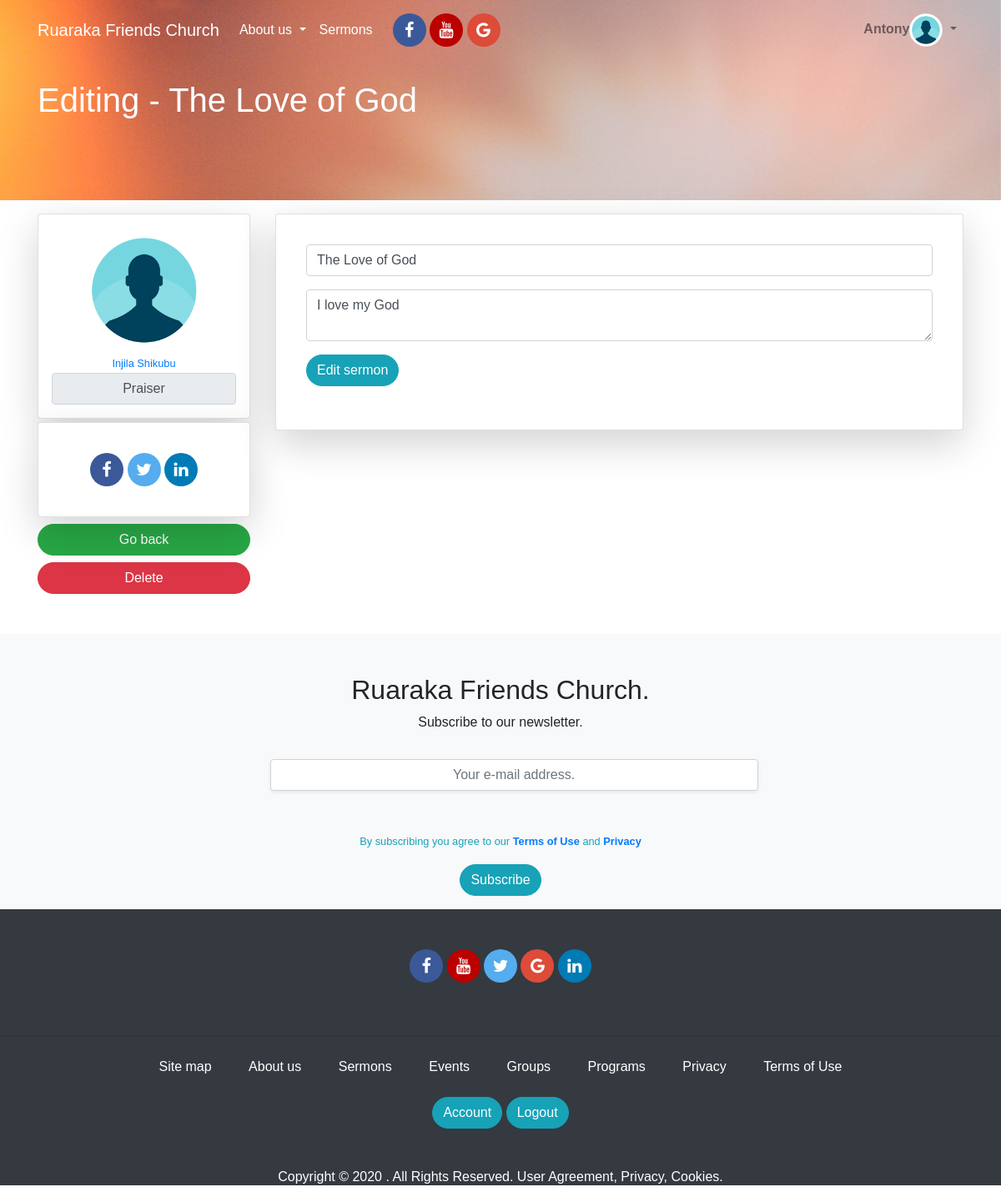
Before: /post/edit/1 (signed in) with the older database file.
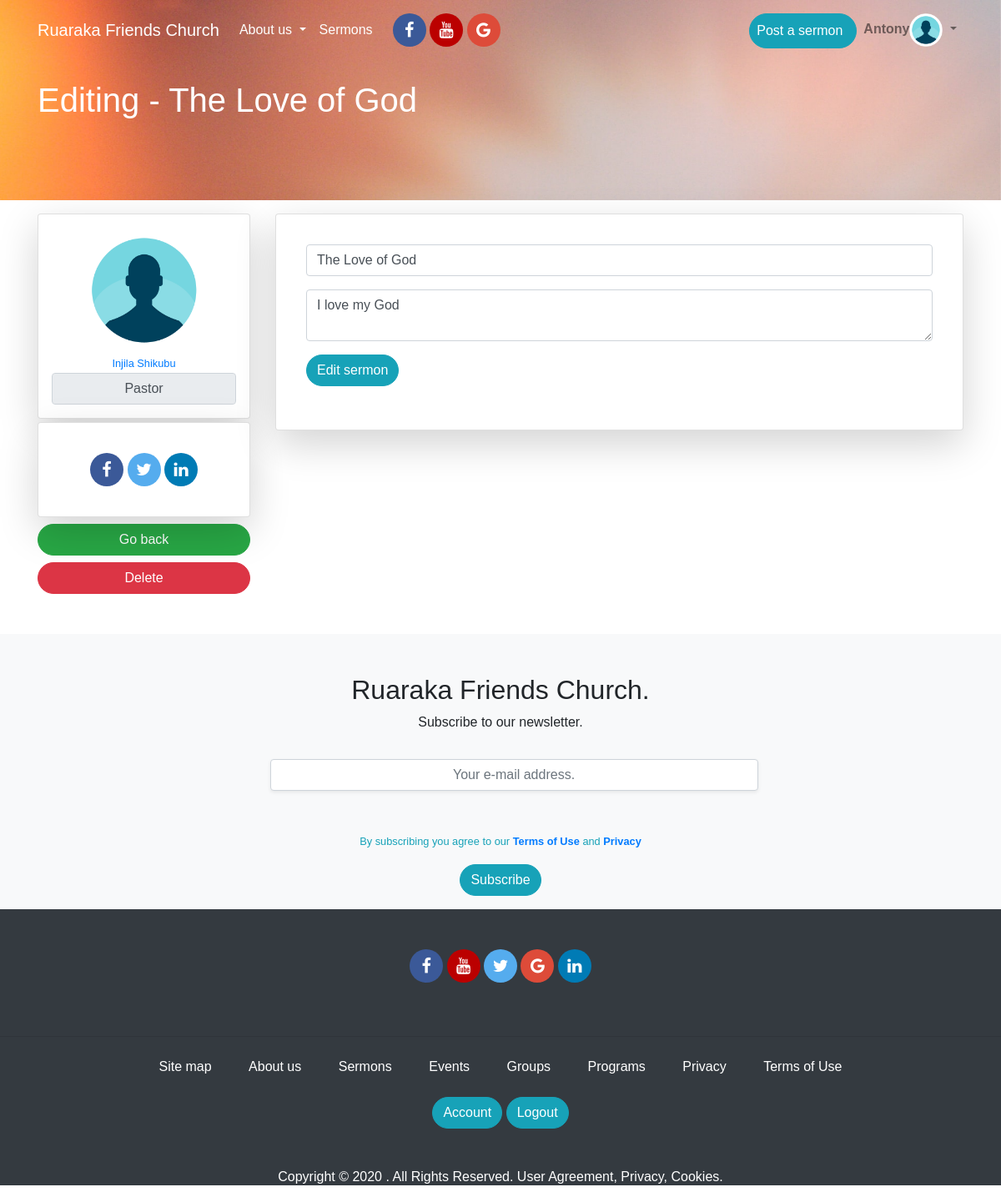
After: the same page with the newer database file.
### app/models.py (models this page shows, shortened)
class User(UserMixin,db.Model):
	id = db.Column(db.Integer, primary_key=True)
	username = db.Column(db.String(124), index=True,unique=True)
	firstname = db.Column(db.String(124), index=True)
	lastname = db.Column(db.String(124), index=True)
	email = db.Column(db.String(124), index=True, unique=True)
	password_hash = db.Column(db.String(124), index=True, unique=True)
	about_me = db.Column(db.String(150))
	avatar = db.Column(db.String(150))
	facebook_url = db.Column(db.String(200))
	twitter_url = db.Column(db.String(200))
	linkedin_url = db.Column(db.String(200))
	role = db.Column(db.String(124), index=True)
	posts = db.relationship('Post', backref='author', lazy='dynamic')
	sermons = db.relationship('Sermon', backref='author', lazy='dynamic')

### app/routes.py (the view)
@app.route('/post/edit/<post_id>', methods=['GET', 'POST'])
@login_required
def post_edit(post_id):
	post = Post.query.get(post_id)
	if post.author.username != current_user.username:
		return redirect('index')
	form = PostEditForm()
	if form.validate_on_submit():
		post.title = form.title.data
		post.body = form.body.data
		db.session.commit()
		return redirect(url_for('post_edit',post_id=post.id ))
	elif request.method == 'GET':
		form.title.data = post.title
		form.body.data = post.body
	title = "Edit ".format(post.title)
	posts = Post.query.filter_by(author=post.author).all()
	return render_template('post_edit.html', title=title, post =post ,posts=posts,form=form )

### app/forms.py
class PostEditForm(FlaskForm):
	title = StringField('Title',validators=[DataRequired()])
	body = TextAreaField('Post content (Max of 500 words)',validators=[DataRequired()])
	submit = SubmitField("Edit sermon")

### app/models.py (called while the page is built)
@login.user_loader
def load_user(id):
	return User.query.get(int(id))

### app/templates/post_edit.html (shortened to what this page needs)
{% extends 'base.html' %}
{% block content  %}
<section id="profile_section">
	<div id="section-profile-top">
		<div class="pt-5 container">
			<h1 class="mt-5">Editing - {{post.title | truncate(30, True)}}</h1>
		</div>
	</div>
	<div class="container mt-3 mb-5">
		<div class="row">
			<div class="col-xs-12 col-sm-12 col-md-3 col-lg-3 col-xl-3">
        <a href="{{url_for('profile', username=post.author.username)}}">
  				<div class="card shadow-lg p-3 mb-1 bg-white rounded text-center">
  					<img src="{{url_for('static', filename='imgs/profile_pic.png')}}" class="img-rounded mx-auto" style="height: 150px; width:150px">
  					<div class="card-body p-0">
  						<small>{{post.author.firstname}} {{post.author.lastname}}</small>
  						<input type="tex" disabled value="{{post.author.role}}" class="form-control" style="text-align: center">
  					</div>
  				</div>
        </a>
				<div class="card shadow-lg p-3 mb-2 bg-white rounded">
					<div class="card-body">
						<div id="social_media_links" class="text-center">
					        <a href="#" class="fa fa-facebook"></a>
					        <a href="#" class="fa fa-twitter"></a>
					        <a href="#" class="fa fa-linkedin"></a>
				      </div>
					</div>
				</div>
        <a href="{{url_for('post_details', post_id=post.id)}}" class="btn btn-success btn-block btn_custom">Go back</a>
        <a href="#" class="btn btn-danger btn-block btn_custom">Delete</a>
			</div>
			<div class="col-xs-12 col-sm-12 col-md-9 col-lg-9 col-xl-9">
				<div class="card shadow-lg p-3 mb-2 bg-white rounded">
					<div class="card-body">
						<form class="" action="{{url_for('post_edit', post_id=post.id)}}" method="post">
              <fieldset>
								<div class="form-group">
									{{form.title(class='form-control', placeholder='Title', type='text')}}
								</div>
								<div class="form-group">
									{{form.body(class='form-control', placeholder='Text Content',type='text')}}
								</div>
								<div class="form-group">
									{{form.submit(class='btn btn-info btn-md btn_custom')}}
								</div>
							</fieldset>
            </form>
					</div>
				</div>
					</div>
				</div>
			</div>
</section>
{% endblock content  %}

### app/templates/_navbar.html (shortened to what this page needs)
<nav class="navbar navbar-expand-lg navbar-light fixed-top" id="menu-area">
  <div class="container">
    <a class="navbar-brand  text-white" href="{{url_for('index')}}">Ruaraka Friends Church</a>
    <div class="collapse navbar-collapse  text-white" id="navbarNav">
      <ul class="navbar-nav ">
        <li class="nav-item dropdown">
          <a class="nav-link dropdown-toggle  text-white"  href="" id="navbarDropdown" role="button" data-toggle="dropdown" aria-haspopup="true" aria-expanded="false">
            About us
          </a>
        </li>
        <li class="nav-item mr-0 ">
          <a class="nav-link mr-0 text-white" href="#/section-sermons">Sermons</a>
        </li>
         <div id="social_media_links" class="text-center ml-3">
          <a href="#" class="fa fa-facebook"></a>
          <a href="#" class="fa fa-youtube"></a>
          <a href="#" class="fa fa-google"></a>
        </div>
      </ul>
      <ul class="navbar-nav ml-auto">
        {% if current_user.is_anonymous %}
        <li class="nav-item">
          <a class="nav-link btn btn-info btn_custom mr-1" href="{{url_for('signup')}}" style="color:white;padding-left:20px; padding-right: 20px">Join us</a>
        </li>
        <li class="nav-item">
            <a class="nav-link btn btn-warning btn_custom" href="{{url_for('login')}}" id="login_link" style="color:white;padding-left:20px; padding-right: 20px">Login</a>
        </li>
        {% else %}
        {% if current_user.role == 'Pastor' %}
        <li class="nav-item">
          <a class="nav-link btn btn-info btn_custom text-white mt-2 pr-3" href="{{url_for('sermon')}}" >Post a sermon</a>
        </li>
        {% endif %}
        <li class="nav-item dropdown">
          <a class="nav-link dropdown-toggle" href="{{url_for('profile',username=current_user.username)}}" id="navbarDropdown" role="button" data-toggle="dropdown" aria-haspopup="true" aria-expanded="false">
            <span><strong id="username-font">{{current_user.username}}</strong></span><img src="{{url_for('static', filename='imgs/profile_pic.png')}}" class="img-rounded" style="height: 40px; width:40px">
          </a>
        </li>
        {% endif %}
      </ul>
    </div>
  </div>
</nav>

Changed rows visible on the page:
changed User "Antony": role "Praiser" → "Pastor" (drawn); author.role "Praiser" → "Pastor"
Other visible differences:
text now shown: "Post a sermon"
